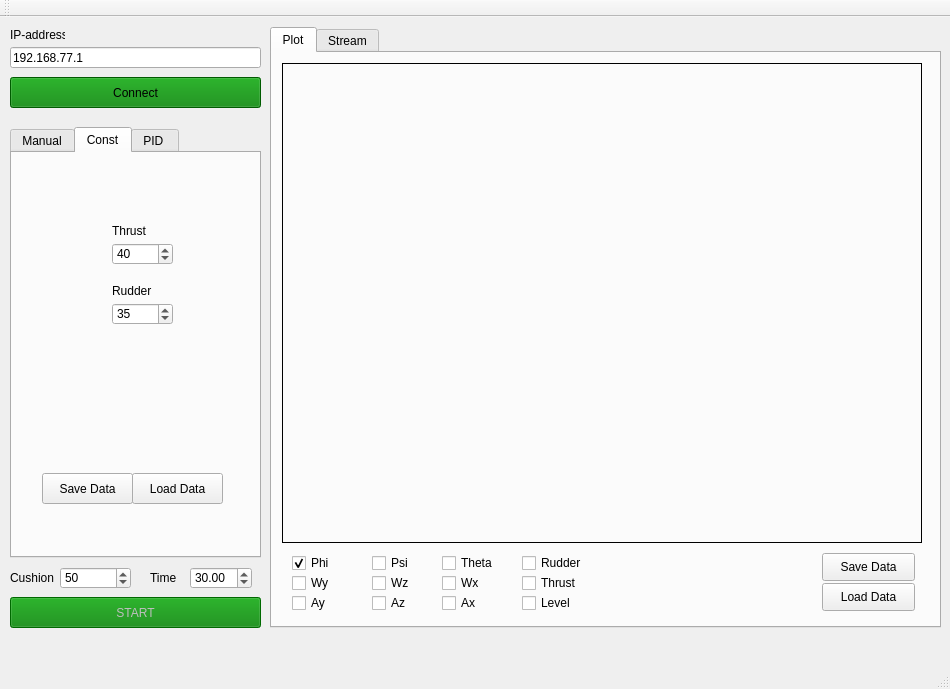
<?xml version="1.0" encoding="UTF-8"?>
<ui version="4.0">
 <class>MainWindow</class>
 <widget class="QMainWindow" name="MainWindow">
  <property name="geometry">
   <rect>
    <x>0</x>
    <y>0</y>
    <width>950</width>
    <height>689</height>
   </rect>
  </property>
  <property name="windowTitle">
   <string>HoverKTS</string>
  </property>
  <property name="styleSheet">
   <string notr="true"/>
  </property>
  <widget class="QWidget" name="centralWidget">
   <widget class="QTabWidget" name="displayTabWidget">
    <property name="geometry">
     <rect>
      <x>270</x>
      <y>10</y>
      <width>671</width>
      <height>601</height>
     </rect>
    </property>
    <property name="currentIndex">
     <number>0</number>
    </property>
    <widget class="QWidget" name="plotTab">
     <attribute name="title">
      <string>Plot</string>
     </attribute>
     <widget class="QCustomPlot" name="widget" native="true">
      <property name="geometry">
       <rect>
        <x>10</x>
        <y>10</y>
        <width>640</width>
        <height>480</height>
       </rect>
      </property>
      <property name="styleSheet">
       <string notr="true">border: 1px solid black;</string>
      </property>
     </widget>
     <widget class="QPushButton" name="savePlotButton">
      <property name="geometry">
       <rect>
        <x>550</x>
        <y>500</y>
        <width>93</width>
        <height>28</height>
       </rect>
      </property>
      <property name="text">
       <string>Save Data</string>
      </property>
     </widget>
     <widget class="QPushButton" name="loadPlotButton">
      <property name="geometry">
       <rect>
        <x>550</x>
        <y>530</y>
        <width>93</width>
        <height>28</height>
       </rect>
      </property>
      <property name="text">
       <string>Load Data</string>
      </property>
     </widget>
     <widget class="QCheckBox" name="phiCB">
      <property name="geometry">
       <rect>
        <x>20</x>
        <y>500</y>
        <width>51</width>
        <height>20</height>
       </rect>
      </property>
      <property name="text">
       <string>Phi</string>
      </property>
      <property name="checked">
       <bool>true</bool>
      </property>
     </widget>
     <widget class="QCheckBox" name="wyCB">
      <property name="geometry">
       <rect>
        <x>20</x>
        <y>520</y>
        <width>51</width>
        <height>20</height>
       </rect>
      </property>
      <property name="text">
       <string>Wy</string>
      </property>
     </widget>
     <widget class="QCheckBox" name="ayCB">
      <property name="geometry">
       <rect>
        <x>20</x>
        <y>540</y>
        <width>51</width>
        <height>20</height>
       </rect>
      </property>
      <property name="text">
       <string>Ay</string>
      </property>
     </widget>
     <widget class="QCheckBox" name="wzCB">
      <property name="geometry">
       <rect>
        <x>100</x>
        <y>520</y>
        <width>51</width>
        <height>20</height>
       </rect>
      </property>
      <property name="text">
       <string>Wz</string>
      </property>
     </widget>
     <widget class="QCheckBox" name="azCB">
      <property name="geometry">
       <rect>
        <x>100</x>
        <y>540</y>
        <width>51</width>
        <height>20</height>
       </rect>
      </property>
      <property name="text">
       <string>Az</string>
      </property>
     </widget>
     <widget class="QCheckBox" name="psiCB">
      <property name="geometry">
       <rect>
        <x>100</x>
        <y>500</y>
        <width>51</width>
        <height>20</height>
       </rect>
      </property>
      <property name="text">
       <string>Psi</string>
      </property>
     </widget>
     <widget class="QCheckBox" name="wxCB">
      <property name="geometry">
       <rect>
        <x>170</x>
        <y>520</y>
        <width>51</width>
        <height>20</height>
       </rect>
      </property>
      <property name="text">
       <string>Wx</string>
      </property>
     </widget>
     <widget class="QCheckBox" name="axCB">
      <property name="geometry">
       <rect>
        <x>170</x>
        <y>540</y>
        <width>51</width>
        <height>20</height>
       </rect>
      </property>
      <property name="text">
       <string>Ax</string>
      </property>
     </widget>
     <widget class="QCheckBox" name="thetaCB">
      <property name="geometry">
       <rect>
        <x>170</x>
        <y>500</y>
        <width>61</width>
        <height>20</height>
       </rect>
      </property>
      <property name="text">
       <string>Theta</string>
      </property>
     </widget>
     <widget class="QCheckBox" name="thetaCB_2">
      <property name="geometry">
       <rect>
        <x>250</x>
        <y>500</y>
        <width>71</width>
        <height>20</height>
       </rect>
      </property>
      <property name="text">
       <string>Rudder</string>
      </property>
     </widget>
     <widget class="QCheckBox" name="thetaCB_3">
      <property name="geometry">
       <rect>
        <x>250</x>
        <y>520</y>
        <width>71</width>
        <height>20</height>
       </rect>
      </property>
      <property name="text">
       <string>Thrust</string>
      </property>
     </widget>
     <widget class="QCheckBox" name="thetaCB_4">
      <property name="geometry">
       <rect>
        <x>250</x>
        <y>540</y>
        <width>71</width>
        <height>20</height>
       </rect>
      </property>
      <property name="text">
       <string>Level</string>
      </property>
     </widget>
    </widget>
    <widget class="QWidget" name="streamTab">
     <attribute name="title">
      <string>Stream</string>
     </attribute>
     <widget class="QLabel" name="streamImgLabel">
      <property name="geometry">
       <rect>
        <x>10</x>
        <y>10</y>
        <width>640</width>
        <height>480</height>
       </rect>
      </property>
      <property name="styleSheet">
       <string notr="true">border: 1px solid black;</string>
      </property>
      <property name="text">
       <string>Here be image</string>
      </property>
      <property name="alignment">
       <set>Qt::AlignCenter</set>
      </property>
     </widget>
    </widget>
   </widget>
   <widget class="QLineEdit" name="lineEdit">
    <property name="geometry">
     <rect>
      <x>10</x>
      <y>30</y>
      <width>251</width>
      <height>21</height>
     </rect>
    </property>
    <property name="text">
     <string>192.168.77.1</string>
    </property>
   </widget>
   <widget class="QLabel" name="ipLabel">
    <property name="geometry">
     <rect>
      <x>10</x>
      <y>10</y>
      <width>55</width>
      <height>16</height>
     </rect>
    </property>
    <property name="text">
     <string>IP-address:</string>
    </property>
   </widget>
   <widget class="QTabWidget" name="tabWidget">
    <property name="geometry">
     <rect>
      <x>10</x>
      <y>110</y>
      <width>251</width>
      <height>431</height>
     </rect>
    </property>
    <property name="currentIndex">
     <number>1</number>
    </property>
    <widget class="QWidget" name="tab">
     <attribute name="title">
      <string>Manual</string>
     </attribute>
     <widget class="QSlider" name="thrustSlider">
      <property name="geometry">
       <rect>
        <x>110</x>
        <y>50</y>
        <width>22</width>
        <height>211</height>
       </rect>
      </property>
      <property name="minimum">
       <number>-80</number>
      </property>
      <property name="maximum">
       <number>80</number>
      </property>
      <property name="value">
       <number>-80</number>
      </property>
      <property name="orientation">
       <enum>Qt::Vertical</enum>
      </property>
     </widget>
     <widget class="QSlider" name="rudderSlider">
      <property name="geometry">
       <rect>
        <x>10</x>
        <y>330</y>
        <width>221</width>
        <height>22</height>
       </rect>
      </property>
      <property name="minimum">
       <number>-80</number>
      </property>
      <property name="maximum">
       <number>80</number>
      </property>
      <property name="orientation">
       <enum>Qt::Horizontal</enum>
      </property>
     </widget>
     <widget class="QLabel" name="thrustLabel_2">
      <property name="geometry">
       <rect>
        <x>100</x>
        <y>30</y>
        <width>51</width>
        <height>16</height>
       </rect>
      </property>
      <property name="text">
       <string>Thrust</string>
      </property>
     </widget>
     <widget class="QLabel" name="thrustLabel_3">
      <property name="geometry">
       <rect>
        <x>100</x>
        <y>300</y>
        <width>51</width>
        <height>16</height>
       </rect>
      </property>
      <property name="text">
       <string>Rudder</string>
      </property>
     </widget>
    </widget>
    <widget class="QWidget" name="tab_2">
     <attribute name="title">
      <string>Const</string>
     </attribute>
     <widget class="QSpinBox" name="thrustSpinBox">
      <property name="geometry">
       <rect>
        <x>100</x>
        <y>90</y>
        <width>61</width>
        <height>22</height>
       </rect>
      </property>
      <property name="value">
       <number>40</number>
      </property>
     </widget>
     <widget class="QSpinBox" name="rudderSpinBox">
      <property name="geometry">
       <rect>
        <x>100</x>
        <y>150</y>
        <width>61</width>
        <height>22</height>
       </rect>
      </property>
      <property name="value">
       <number>35</number>
      </property>
     </widget>
     <widget class="QLabel" name="thrustLabel">
      <property name="geometry">
       <rect>
        <x>100</x>
        <y>70</y>
        <width>51</width>
        <height>16</height>
       </rect>
      </property>
      <property name="text">
       <string>Thrust</string>
      </property>
     </widget>
     <widget class="QLabel" name="rudderLabel">
      <property name="geometry">
       <rect>
        <x>100</x>
        <y>130</y>
        <width>51</width>
        <height>16</height>
       </rect>
      </property>
      <property name="text">
       <string>Rudder</string>
      </property>
     </widget>
     <widget class="QPushButton" name="loadConstButton">
      <property name="geometry">
       <rect>
        <x>120</x>
        <y>320</y>
        <width>91</width>
        <height>31</height>
       </rect>
      </property>
      <property name="text">
       <string>Load Data</string>
      </property>
     </widget>
     <widget class="QPushButton" name="saveConstButton">
      <property name="geometry">
       <rect>
        <x>30</x>
        <y>320</y>
        <width>91</width>
        <height>31</height>
       </rect>
      </property>
      <property name="text">
       <string>Save Data</string>
      </property>
     </widget>
    </widget>
    <widget class="QWidget" name="tab_3">
     <attribute name="title">
      <string>PID </string>
     </attribute>
     <widget class="QGroupBox" name="phiGroupBox">
      <property name="geometry">
       <rect>
        <x>10</x>
        <y>60</y>
        <width>211</width>
        <height>51</height>
       </rect>
      </property>
      <property name="title">
       <string>Phi</string>
      </property>
      <widget class="QDoubleSpinBox" name="doubleSpinBox_7">
       <property name="geometry">
        <rect>
         <x>30</x>
         <y>20</y>
         <width>51</width>
         <height>22</height>
        </rect>
       </property>
      </widget>
      <widget class="QDoubleSpinBox" name="doubleSpinBox_8">
       <property name="geometry">
        <rect>
         <x>90</x>
         <y>20</y>
         <width>51</width>
         <height>22</height>
        </rect>
       </property>
      </widget>
      <widget class="QDoubleSpinBox" name="doubleSpinBox_9">
       <property name="geometry">
        <rect>
         <x>150</x>
         <y>20</y>
         <width>51</width>
         <height>22</height>
        </rect>
       </property>
      </widget>
      <zorder>doubleSpinBox_7</zorder>
      <zorder>doubleSpinBox_8</zorder>
      <zorder>doubleSpinBox_9</zorder>
      <zorder>kpLabel_2</zorder>
     </widget>
     <widget class="QGroupBox" name="psiGroupBox">
      <property name="geometry">
       <rect>
        <x>10</x>
        <y>110</y>
        <width>211</width>
        <height>51</height>
       </rect>
      </property>
      <property name="title">
       <string>Psi</string>
      </property>
      <widget class="QDoubleSpinBox" name="doubleSpinBox_16">
       <property name="geometry">
        <rect>
         <x>30</x>
         <y>20</y>
         <width>51</width>
         <height>22</height>
        </rect>
       </property>
      </widget>
      <widget class="QDoubleSpinBox" name="doubleSpinBox_17">
       <property name="geometry">
        <rect>
         <x>90</x>
         <y>20</y>
         <width>51</width>
         <height>22</height>
        </rect>
       </property>
      </widget>
      <widget class="QDoubleSpinBox" name="doubleSpinBox_18">
       <property name="geometry">
        <rect>
         <x>150</x>
         <y>20</y>
         <width>51</width>
         <height>22</height>
        </rect>
       </property>
      </widget>
     </widget>
     <widget class="QGroupBox" name="thetaGroupBox">
      <property name="geometry">
       <rect>
        <x>10</x>
        <y>160</y>
        <width>211</width>
        <height>51</height>
       </rect>
      </property>
      <property name="title">
       <string>Theta</string>
      </property>
      <widget class="QDoubleSpinBox" name="doubleSpinBox_22">
       <property name="geometry">
        <rect>
         <x>30</x>
         <y>20</y>
         <width>51</width>
         <height>22</height>
        </rect>
       </property>
      </widget>
      <widget class="QDoubleSpinBox" name="doubleSpinBox_23">
       <property name="geometry">
        <rect>
         <x>90</x>
         <y>20</y>
         <width>51</width>
         <height>22</height>
        </rect>
       </property>
      </widget>
      <widget class="QDoubleSpinBox" name="doubleSpinBox_24">
       <property name="geometry">
        <rect>
         <x>150</x>
         <y>20</y>
         <width>51</width>
         <height>22</height>
        </rect>
       </property>
      </widget>
     </widget>
     <widget class="QGroupBox" name="wxGroupBox">
      <property name="geometry">
       <rect>
        <x>10</x>
        <y>310</y>
        <width>211</width>
        <height>51</height>
       </rect>
      </property>
      <property name="title">
       <string>Wx</string>
      </property>
      <widget class="QDoubleSpinBox" name="doubleSpinBox_25">
       <property name="geometry">
        <rect>
         <x>30</x>
         <y>20</y>
         <width>51</width>
         <height>22</height>
        </rect>
       </property>
      </widget>
      <widget class="QDoubleSpinBox" name="doubleSpinBox_26">
       <property name="geometry">
        <rect>
         <x>90</x>
         <y>20</y>
         <width>51</width>
         <height>22</height>
        </rect>
       </property>
      </widget>
      <widget class="QDoubleSpinBox" name="doubleSpinBox_27">
       <property name="geometry">
        <rect>
         <x>150</x>
         <y>20</y>
         <width>51</width>
         <height>22</height>
        </rect>
       </property>
      </widget>
     </widget>
     <widget class="QGroupBox" name="wzGroupBox">
      <property name="geometry">
       <rect>
        <x>10</x>
        <y>260</y>
        <width>211</width>
        <height>51</height>
       </rect>
      </property>
      <property name="title">
       <string>Wz</string>
      </property>
      <widget class="QDoubleSpinBox" name="doubleSpinBox_28">
       <property name="geometry">
        <rect>
         <x>30</x>
         <y>20</y>
         <width>51</width>
         <height>22</height>
        </rect>
       </property>
      </widget>
      <widget class="QDoubleSpinBox" name="doubleSpinBox_29">
       <property name="geometry">
        <rect>
         <x>90</x>
         <y>20</y>
         <width>51</width>
         <height>22</height>
        </rect>
       </property>
      </widget>
      <widget class="QDoubleSpinBox" name="doubleSpinBox_30">
       <property name="geometry">
        <rect>
         <x>150</x>
         <y>20</y>
         <width>51</width>
         <height>22</height>
        </rect>
       </property>
      </widget>
     </widget>
     <widget class="QGroupBox" name="wyGroupBox">
      <property name="geometry">
       <rect>
        <x>10</x>
        <y>210</y>
        <width>211</width>
        <height>51</height>
       </rect>
      </property>
      <property name="title">
       <string>Wy</string>
      </property>
      <widget class="QDoubleSpinBox" name="doubleSpinBox_31">
       <property name="geometry">
        <rect>
         <x>30</x>
         <y>20</y>
         <width>51</width>
         <height>22</height>
        </rect>
       </property>
      </widget>
      <widget class="QDoubleSpinBox" name="doubleSpinBox_32">
       <property name="geometry">
        <rect>
         <x>90</x>
         <y>20</y>
         <width>51</width>
         <height>22</height>
        </rect>
       </property>
      </widget>
      <widget class="QDoubleSpinBox" name="doubleSpinBox_33">
       <property name="geometry">
        <rect>
         <x>150</x>
         <y>20</y>
         <width>51</width>
         <height>22</height>
        </rect>
       </property>
      </widget>
     </widget>
     <widget class="QPushButton" name="savePidButton">
      <property name="geometry">
       <rect>
        <x>30</x>
        <y>360</y>
        <width>91</width>
        <height>31</height>
       </rect>
      </property>
      <property name="text">
       <string>Save Data</string>
      </property>
     </widget>
     <widget class="QPushButton" name="loadConstButton_2">
      <property name="geometry">
       <rect>
        <x>120</x>
        <y>360</y>
        <width>91</width>
        <height>31</height>
       </rect>
      </property>
      <property name="text">
       <string>Load Data</string>
      </property>
     </widget>
     <widget class="QLabel" name="kpLabel">
      <property name="geometry">
       <rect>
        <x>60</x>
        <y>50</y>
        <width>21</width>
        <height>16</height>
       </rect>
      </property>
      <property name="text">
       <string>Kp</string>
      </property>
     </widget>
     <widget class="QLabel" name="kiLabel">
      <property name="geometry">
       <rect>
        <x>120</x>
        <y>50</y>
        <width>21</width>
        <height>16</height>
       </rect>
      </property>
      <property name="text">
       <string>Ki</string>
      </property>
     </widget>
     <widget class="QLabel" name="kdLabel">
      <property name="geometry">
       <rect>
        <x>170</x>
        <y>50</y>
        <width>21</width>
        <height>16</height>
       </rect>
      </property>
      <property name="text">
       <string>Kd</string>
      </property>
     </widget>
     <widget class="QLabel" name="label">
      <property name="geometry">
       <rect>
        <x>70</x>
        <y>20</y>
        <width>31</width>
        <height>21</height>
       </rect>
      </property>
      <property name="text">
       <string>Level</string>
      </property>
     </widget>
     <widget class="QDoubleSpinBox" name="doubleSpinBox">
      <property name="geometry">
       <rect>
        <x>110</x>
        <y>20</y>
        <width>62</width>
        <height>22</height>
       </rect>
      </property>
     </widget>
    </widget>
   </widget>
   <widget class="QPushButton" name="stopButton">
    <property name="enabled">
     <bool>false</bool>
    </property>
    <property name="geometry">
     <rect>
      <x>10</x>
      <y>580</y>
      <width>251</width>
      <height>31</height>
     </rect>
    </property>
    <property name="styleSheet">
     <string notr="true">background-color:green;</string>
    </property>
    <property name="text">
     <string>START</string>
    </property>
   </widget>
   <widget class="QPushButton" name="connectButton">
    <property name="geometry">
     <rect>
      <x>10</x>
      <y>60</y>
      <width>251</width>
      <height>31</height>
     </rect>
    </property>
    <property name="styleSheet">
     <string notr="true">background-color:green;</string>
    </property>
    <property name="text">
     <string>Connect</string>
    </property>
   </widget>
   <widget class="QSpinBox" name="cushionSpinBox">
    <property name="geometry">
     <rect>
      <x>60</x>
      <y>550</y>
      <width>71</width>
      <height>22</height>
     </rect>
    </property>
    <property name="value">
     <number>50</number>
    </property>
   </widget>
   <widget class="QLabel" name="cushionLabel">
    <property name="geometry">
     <rect>
      <x>10</x>
      <y>550</y>
      <width>71</width>
      <height>21</height>
     </rect>
    </property>
    <property name="text">
     <string>Cushion</string>
    </property>
   </widget>
   <widget class="QLabel" name="constTimeLabel">
    <property name="geometry">
     <rect>
      <x>150</x>
      <y>550</y>
      <width>31</width>
      <height>21</height>
     </rect>
    </property>
    <property name="text">
     <string>Time</string>
    </property>
   </widget>
   <widget class="QDoubleSpinBox" name="constTimeSpinBox">
    <property name="geometry">
     <rect>
      <x>190</x>
      <y>550</y>
      <width>62</width>
      <height>22</height>
     </rect>
    </property>
    <property name="value">
     <double>30.000000000000000</double>
    </property>
   </widget>
  </widget>
  <widget class="QMenuBar" name="menuBar">
   <property name="geometry">
    <rect>
     <x>0</x>
     <y>0</y>
     <width>950</width>
     <height>26</height>
    </rect>
   </property>
  </widget>
  <widget class="QToolBar" name="mainToolBar">
   <attribute name="toolBarArea">
    <enum>TopToolBarArea</enum>
   </attribute>
   <attribute name="toolBarBreak">
    <bool>false</bool>
   </attribute>
  </widget>
  <widget class="QStatusBar" name="statusBar"/>
 </widget>
 <layoutdefault spacing="6" margin="11"/>
 <customwidgets>
  <customwidget>
   <class>QCustomPlot</class>
   <extends>QWidget</extends>
   <header>qcustomplot.h</header>
   <container>1</container>
  </customwidget>
 </customwidgets>
 <resources/>
 <connections/>
</ui>
